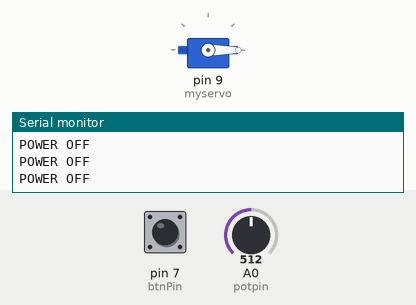
Simulated run of this sketch. Board: Arduino Uno, built with avr-gcc and run on an emulated ATmega328P. Parts: servo, the last lines printed to the serial monitor. Inputs (shaded band) come from the test bench; at power-on: pin 7 (btnPin) LOW, A0 (potpin) = 512.

Above: at 1.2 s.
1.3 s: pin 7 (btnPin) pulled HIGH for 0.15 s
At 1.39 s:
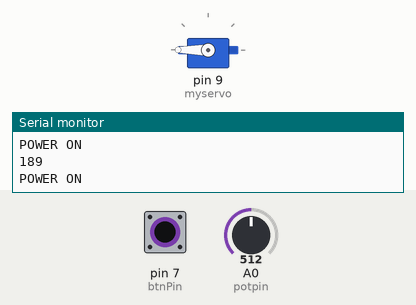
2.9 s: pin 7 (btnPin) pulled HIGH for 1 s
At 5.0 s:
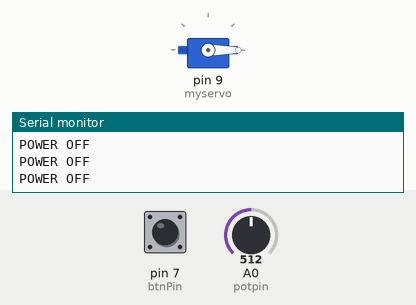
6.9 s: pin 7 (btnPin) pulsed HIGH 2 times (0.12 s each, 0.3 s apart)
At 7.12 s:
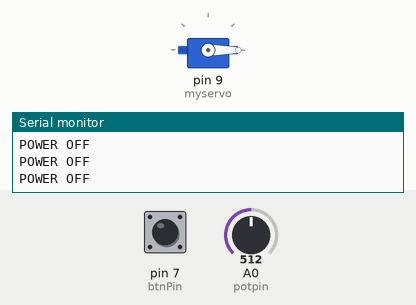
10.5 s: pin 7 (btnPin) pulsed HIGH 5 times (0.12 s each, 0.3 s apart)
At 13.1 s:
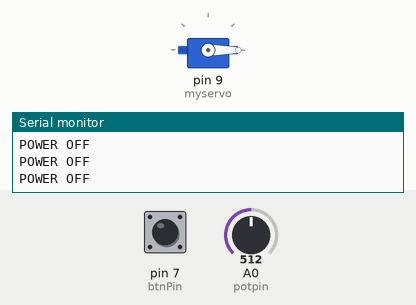
15.0 s: pin 7 (btnPin) pulled HIGH for 3.2 s
At 15.3 s:
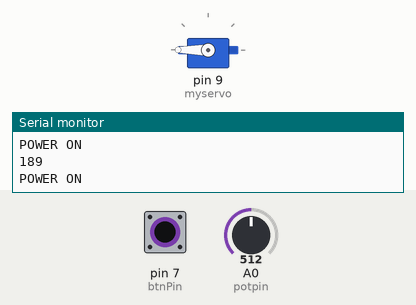
Timing chart, 0 to 19.7 s (numbered marks = the images above; inputs shaded):
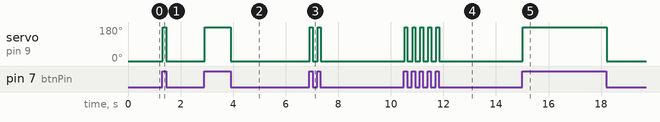

The sketch:

DriftKart.ino
```cpp
/*
 *  160 to 400
 *
 */
#include <Servo.h>

Servo myservo;  // create servo object to control a servo

int potpin = A0;  // analog pin used to connect the potentiometer
int val;    // variable to read the value from the analog pin
int scaledVal = 0;
int btnPin = 7;
bool on = false;

void setup() {
  myservo.attach(9);  // attaches the servo on pin 9 to the servo object
  pinMode(btnPin, INPUT);
  Serial.begin(9600);
}

void loop() {
  int toggle = digitalRead(btnPin);
  if(toggle == HIGH) {
    on = true;
  } else if(toggle == LOW) {
    on = false;
  }

  if(on) {
    Serial.println("POWER ON");
    val = analogRead(potpin);            // reads the value of the potentiometer (value between 0 and 1023)
      // scale it to use it with the servo (value between 0 and 180)
    scaledVal = (val * (400/160.0) - 400)/2;
    if (scaledVal < 0) scaledVal = 0;
    if (scaledVal > 255) scaledVal = 255;
    scaledVal = scaledVal / 2.7 + 95;
    Serial.println(scaledVal);
    myservo.write(scaledVal);                  // sets the servo position according to the scaled value
    delay(15);
  }
  if(!on) {
    scaledVal = 0;
    myservo.write(scaledVal);
    Serial.println("POWER OFF");
}

}
```

Measured:
- after the input at 1.3 s, servo on pin 9 (myservo): 0° → 180° at once, → 0° 0.14 s later
- after the input at 2.9 s, servo on pin 9 (myservo): 0° → 180° at once, → 0° 0.98 s later
- after the input at 6.9 s, servo on pin 9 (myservo): alternates 180° for 0.11 s and 0° for 0.20 s, 4 changes in all, then stays 0°, starting at once
- after the input at 10.5 s, servo on pin 9 (myservo): alternates 180° for 0.11 s and 0° for 0.20 s, 10 changes in all, then stays 0°, starting at once
- after the input at 15.0 s, servo on pin 9 (myservo): 0° → 180° at once, → 0° 3.2 s later
